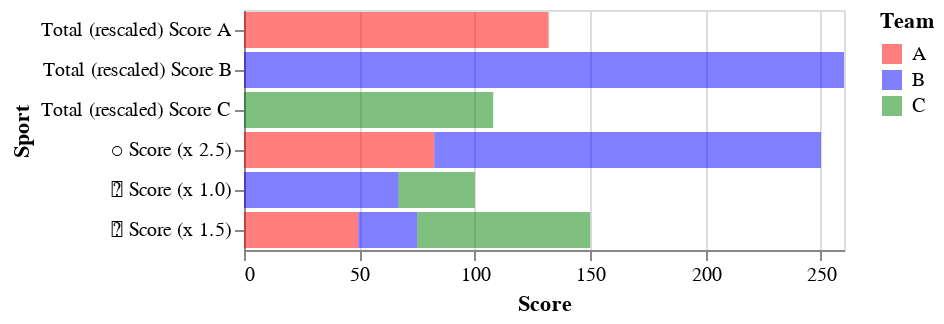

Notebook code cell kept with this figure:
### Code cell
match_df = hf.turn_series_list_to_dataframe([m.as_series for m in hf.ALL_MATCHES])
# from random import choices, seed
# seed(42)
# match_df["subteam_a"] = match_df["team_a"]
# match_df["subteam_b"] = match_df["team_b"]
# match_df["team_a"] = match_df["team_a_key"].str.slice(0, 1)
# match_df["team_b"] = match_df["team_b_key"].str.slice(0, 1)
# match_df["winner"] = choices(["A", "B", "C", "AB", "AC", "BC"], k=len(match_df))

def _calc_score_for_team(match_df: pd.DataFrame, team_letter: str, sport: str) -> float:
    assert sport in hf.SPORTS_LIST
    assert team_letter in "ABC"
    sport_df = match_df[match_df["sport"] == sport].infer_objects(copy=False).fillna("")
    num_won = np.sum(sport_df["winner"] == team_letter)
    num_tied = np.sum(sport_df["winner"].apply(lambda x:  len(x) > 1 and team_letter in x))
    return num_won + 0.5 * num_tied

sport_nums = {sport: [_calc_score_for_team(match_df, team, sport) for team in "ABC"] for sport in hf.SPORTS_LIST}
sport_nums["Team"] = ["A", "B", "C"]
df = pd.DataFrame(sport_nums).set_index("Team")
for i, sport in enumerate(hf.SPORTS_LIST):
    event = hf.SPORTS_EVENTS[sport]
    result_perc = np.round(df[sport]/df[sport].sum() * 100, 0)*event.point_weight_factor
    colname = f"{event.icon} Score (x {event.point_weight_factor:.1f})"
    df.insert(i*2+1, colname, result_perc)
    # df[f"{sport}_perc"] = result_perc
    # df = df.drop(sport, axis=1)
score_df = df[[col for col in df.columns if "Score" in col]].copy()
score_df["Total Score"] = score_df.sum(axis=1)/score_df.sum(axis=0).sum()*500
import altair as alt


# Transform the DataFrame into a long format
score_df = score_df.reset_index().melt('Team', var_name='Sport', value_name='Score')

total_scores = score_df[score_df['Sport'] != 'Total Score'].groupby('Team')['Score'].sum()


# Add the total score for each team to the DataFrame
for team, total_score in total_scores.items():
    new_row = pd.DataFrame({'Team': [team], 'Sport': [f'Total (rescaled) Score {team}'], 'Score': [total_score]})
    score_df = pd.concat([score_df, new_row], ignore_index=True)
score_df = score_df[score_df['Sport'] != 'Total Score']

team_colors = alt.Color(
    "Team:N", scale=alt.Scale(range=[team.color for team in hf.ALL_TEAMS])
)
# Create the horizontal stacked bar plot
chart = alt.Chart(score_df).mark_bar().encode(
    y='Sport:N',
    x='Score:Q',
    color=team_colors,
    order=alt.Order(
      # Sort the segments of the bars by this field
      'Team:N',
    ),
    opacity=alt.value(0.5),
)

chart
# score_df.head()

### Figure 1 — Vega-Lite specification as saved in the notebook (floating-point values rounded to 4 significant figures)
{"config": {"view": {"continuousWidth": 300, "continuousHeight": 300}}, "data": {"name": "data-5114303ba61e14d164015c34c5b38cf0"}, "mark": {"type": "bar"}, "encoding": {"color": {"field": "Team", "scale": {"range": ["#FF0000", "#0000FF", "#008000"]}, "type": "nominal"}, "opacity": {"value": 0.5}, "order": {"field": "Team", "type": "nominal"}, "x": {"field": "Score", "type": "quantitative"}, "y": {"field": "Sport", "type": "nominal"}}, "$schema": "https://vega.github.io/schema/vega-lite/v5.17.0.json", "datasets": {"data-5114303ba61e14d164015c34c5b38cf0": [{"Team": "A", "Sport": "⚪ Score (x 2.5)", "Score": 82.5}, {"Team": "B", "Sport": "⚪ Score (x 2.5)", "Score": 167.5}, {"Team": "C", "Sport": "⚪ Score (x 2.5)", "Score": 0.0}, {"Team": "A", "Sport": "🏀 Score (x 1.0)", "Score": 0.0}, {"Team": "B", "Sport": "🏀 Score (x 1.0)", "Score": 67.0}, {"Team": "C", "Sport": "🏀 Score (x 1.0)", "Score": 33.0}, {"Team": "A", "Sport": "🏃 Score (x 1.0)", "Score": null}, {"Team": "B", "Sport": "🏃 Score (x 1.0)", "Score": null}, {"Team": "C", "Sport": "🏃 Score (x 1.0)", "Score": null}, {"Team": "A", "Sport": "🏐 Score (x 1.5)", "Score": 49.5}, {"Team": "B", "Sport": "🏐 Score (x 1.5)", "Score": 25.5}, {"Team": "C", "Sport": "🏐 Score (x 1.5)", "Score": 75.0}, {"Team": "A", "Sport": "♟️ Score (x 1.0)", "Score": null}, {"Team": "B", "Sport": "♟️ Score (x 1.0)", "Score": null}, {"Team": "C", "Sport": "♟️ Score (x 1.0)", "Score": null}, {"Team": "A", "Sport": "⚽ Score (x 1.5)", "Score": null}, {"Team": "B", "Sport": "⚽ Score (x 1.5)", "Score": null}, {"Team": "C", "Sport": "⚽ Score (x 1.5)", "Score": null}, {"Team": "A", "Sport": "🎾 Score (x 1.0)", "Score": null}, {"Team": "B", "Sport": "🎾 Score (x 1.0)", "Score": null}, {"Team": "C", "Sport": "🎾 Score (x 1.0)", "Score": null}, {"Team": "A", "Sport": "🚩 Score (x 1.5)", "Score": null}, {"Team": "B", "Sport": "🚩 Score (x 1.5)", "Score": null}, {"Team": "C", "Sport": "🚩 Score (x 1.5)", "Score": null}, {"Team": "A", "Sport": "🌕 Score (x 1.5)", "Score": null}, {"Team": "B", "Sport": "🌕 Score (x 1.5)", "Score": null}, {"Team": "C", "Sport": "🌕 Score (x 1.5)", "Score": null}, {"Team": "A", "Sport": "🍺 Score (x 1.5)", "Score": null}, {"Team": "B", "Sport": "🍺 Score (x 1.5)", "Score": null}, {"Team": "C", "Sport": "🍺 Score (x 1.5)", "Score": null}, {"Team": "A", "Sport": "💥 Score (x 1.5)", "Score": null}, {"Team": "B", "Sport": "💥 Score (x 1.5)", "Score": null}, {"Team": "C", "Sport": "💥 Score (x 1.5)", "Score": null}, {"Team": "A", "Sport": "Total (rescaled) Score A", "Score": 132.0}, {"Team": "B", "Sport": "Total (rescaled) Score B", "Score": 260.0}, {"Team": "C", "Sport": "Total (rescaled) Score C", "Score": 108.0}]}}
